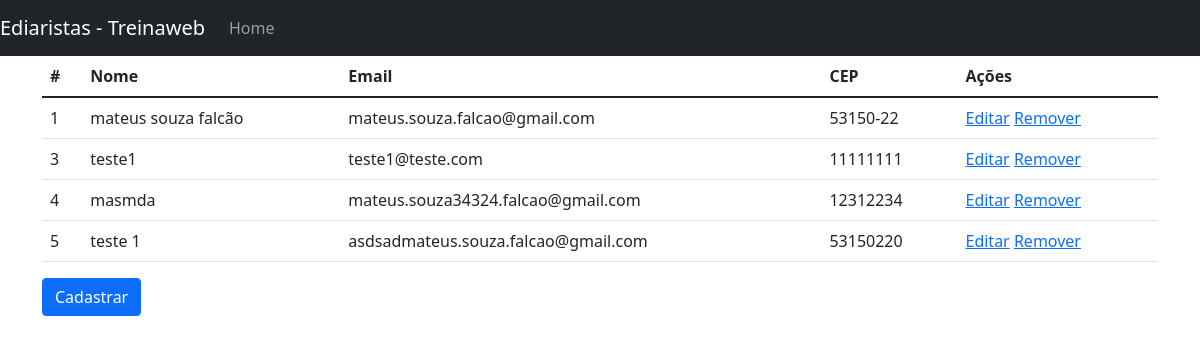
The app's page /web/listar_diaristas with its own data.
### web/models.py (models this page shows)
class Diaristas(models.Model):
    nome_completo = models.CharField(max_length=100, null=False, blank=False)
    cpf = models.CharField(max_length=12, null=False, blank=False, unique=True)
    email = models.EmailField(unique=True, null=False, blank=False)
    telefone = models.CharField(max_length=11, null=False, blank=False)
    logradouro = models.CharField(max_length=60, null=False, blank=False)
    numero = models.IntegerField(null=False, blank=False)
    bairro = models.CharField(max_length=100, null=False, blank=False)
    complemento = models.CharField(max_length=100, null=False, blank=True)
    cep = models.CharField(max_length=8, null=False, blank=False)
    estado = models.CharField(max_length=2, null=False, blank=False)
    codigo_ibge = models.IntegerField(null=False, blank=False)
    foto_usuario = models.ImageField(null=False)

### web/views.py (the view)
# urls.py: path('listar_diaristas', listar_diaristas, name='listar_diaristas'),
def listar_diaristas(request):
    diaristas = Diaristas.objects.all()
    return render(request, 'lista_diaristas.html', {'diaristas':diaristas})

### web/templates/lista_diaristas.html
{% extends 'base.html' %}
{% load easy_mask %}
{% block conteudo %}
<table class="table">
    <thead>
        <tr>
            <th>#</th>
            <th>Nome</th>
            <th>Email</th>
            <th>CEP</th>
            <th>Ações</th>
        </tr>
    </thead>
    <tbody>
        {% for diarista in diaristas%}
            <tr>
                <td>{{diarista.id}}</td>
                <td>{{diarista.nome_completo}}</td>
                <td>{{diarista.email}}</td>
                <td>{{diarista.cep | cep}}</td>
                <td>
                    <a href="{% url 'editar_diarista' diarista.id %}">Editar</a>
                    <a href="{% url 'remover_diarista' diarista.id %}">Remover</a>
                </td>
            </tr>
        {% endfor %}
    </tbody>
</table>
<a href="{% url 'cadastrar_diarista' %}" class="btn btn-primary">Cadastrar</a>
{% endblock conteudo %}

### web/templates/base.html (shortened to what this page needs)
<!DOCTYPE html>
<html lang="en">
<head>
    <link rel="stylesheet" href="https://cdn.jsdelivr.net/npm/bootstrap@5.1.3/dist/css/bootstrap.min.css">
</head>
<body>
<nav class="navbar navbar-expand-md navbar-dark bg-dark md-4">
    <a href="#" class="navbar-brand">Ediaristas - Treinaweb</a>
    <div class="collapse navbar-collapse" id="navbarCollapse">
        <ul class="navbar-nav mr-auto">
            <li class="nav-item active">
                <a href="{% url 'listar_diaristas' %}" class="nav-link">Home</a>
            </li>
        </ul>
    </div>
</nav>
<main role="main" class="container">
{% block conteudo %}
{% endblock conteudo %}
</main>
</body>
</html>

### records on screen
Diaristas: id "1", nome_completo "mateus souza falcão", email "mateus.souza.falcao@gmail.com", cep|cep "53150-22"
Diaristas: id "3", nome_completo "teste1", email "teste1@teste.com", cep|cep "11111111"
Diaristas: id "4", nome_completo "masmda", email "mateus.souza34324.falcao@gmail.com", cep|cep "12312234"
Diaristas: id "5", nome_completo "teste 1", email "asdsadmateus.souza.falcao@gmail.com", cep|cep "53150220"
